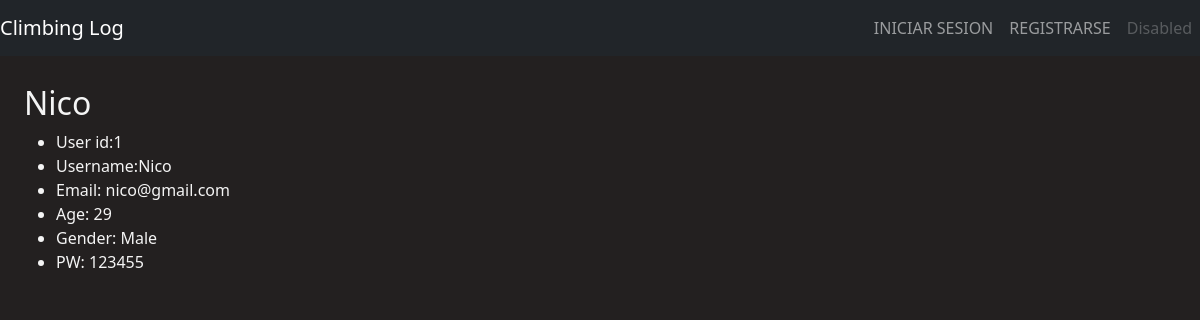
/users, run on an earlier commit of the app's database.
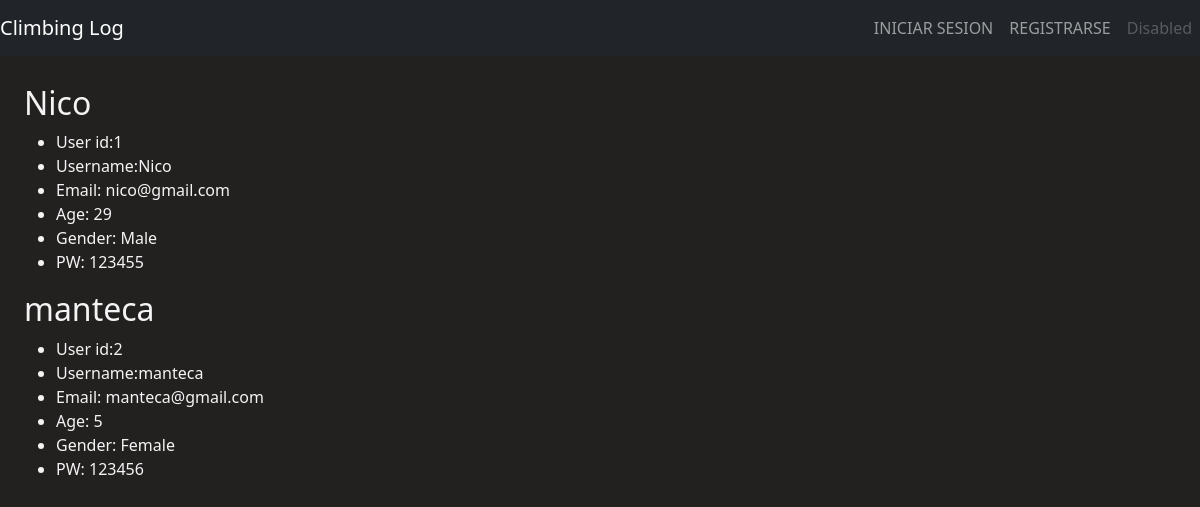
And on a later commit of the database.
### climb_log_webapp/models.py (models this page shows, shortened)
class Users(models.Model):
    user_id = models.PositiveIntegerField(primary_key=True, unique=True)
    username = models.CharField(max_length=20, unique=True)
    email = models.EmailField(max_length=30, unique=True, validators=[EmailValidator])
    age = models.PositiveSmallIntegerField(validators=[MinValueValidator(3) ,MaxValueValidator(100)])
    gender = models.CharField(max_length=7)
    user_pw = models.CharField(max_length=100)

### climb_log_webapp/views.py (the view)
# urls.py: path('users',views.users, name='users'),
def users(request):
    users = Users.objects.all()
    return render(request, 'climb_log_webapp_ES/users.html', {'users':users})

### climb_log_webapp/templates/climb_log_webapp_ES/users.html (shortened to what this page needs)
{% extends 'climb_log_webapp_ES/base.html' %}
{%load static%}
{%block css_files%}
<link rel="stylesheet" href="{% static 'climb_log_webapp/styles.css' %}">
{%endblock%}
{%block content%}
<main>
    {%for user in users%}
    <h2>{{user.username}} </h2>
    <ul>
        <li>User id:{{user.user_id}}</li>
        <li>Username:{{user.username}}</li>
        <li>Email: {{user.email}}</li>
        <li>Age: {{user.age}}</li>
        <li>Gender: {{user.gender}}</li>
        <li>PW: {{user.user_pw}}</li>
    </ul>
    {%endfor%}
</main>
{%endblock%}

### climb_log_webapp/templates/climb_log_webapp_ES/base.html (shortened to what this page needs)
{% load static %}
<!DOCTYPE html>
<html lang="en">
<head>
    {% load bootstrap5 %}
    {% bootstrap_css %}
    {%block css_files%} {%endblock%}
    <link rel="stylesheet" href="https://cdnjs.cloudflare.com/ajax/libs/animate.css/4.1.1/animate.min.css"/>
</head>
<header>
{% include 'includes/header.html'%}
</header>
<body>
{%block content %}{%endblock%}
</body>
</html>

### climb_log_webapp/templates/includes/header.html (shortened to what this page needs)
<nav class="navbar fixed-top navbar-expand-lg navbar-dark bg-dark">
    <a class="navbar-brand animate__animated animate__swing" href="{% url 'homepage' %}">Climbing Log</a>
    <div class="collapse navbar-collapse justify-content-end" id="navbarNavAltMarkup">
      <div class="navbar-nav ">
        <a class="nav-item nav-link" href="{% url 'login' %}">INICIAR SESION</a>
        <a class="nav-item nav-link" href="{% url 'sign-up' %}">REGISTRARSE</a>
        <a class="nav-item nav-link disabled" href="#">Disabled</a>
      </div>
    </div>
  </nav>

### climb_log_webapp/static/climb_log_webapp/styles.css (style rules this page uses)
.navbar-nav { text-align: right; padding-left: 30%; }
body { background-color: #232020; padding: 7% 2%; color: #F4F4F4; }

What changed in the data, as far as the page shows it:
added Users: username "manteca", user_id "2", email "manteca@gmail.com", age "5", gender "Female", user_pw "123456"
